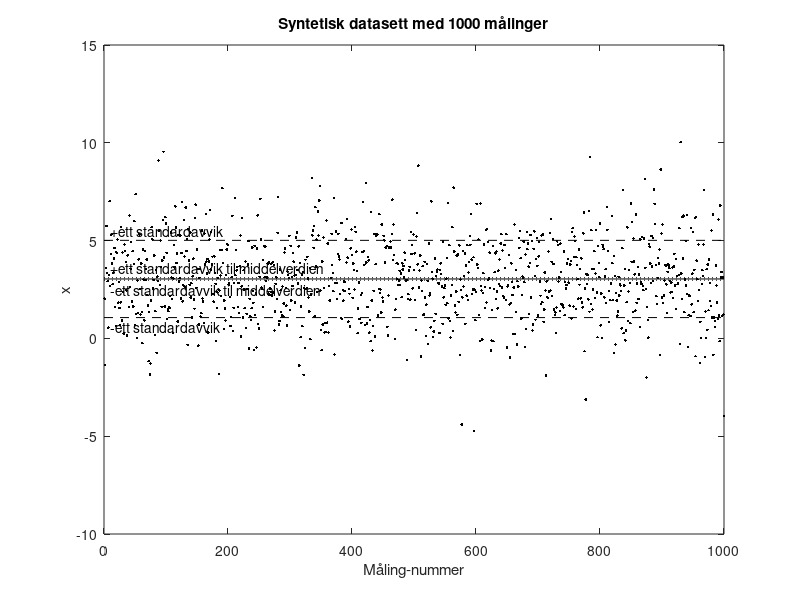

Here is the MATLAB script that generated this plot:
n = 1000
a = 3;
b = 2;
x = a+b*randn(1,n);
xmid = mean(x)
s = std(x)
sm = std(x)/sqrt(length(x))

figure(1),clf
plot(x,'k.'), xlabel('Måling-nummer'),ylabel('x')

hold on

line([0 n],[xmid xmid],'Color','k','LineStyle','-')
line([0 n],[xmid-s xmid-s],'Color','k','LineStyle','--')
line([0 n],[xmid+s xmid+s],'Color','k','LineStyle','--')
line([0 n],[xmid-sm xmid-sm],'Color','k','LineStyle',':')
line([0 n],[xmid+sm xmid+sm],'Color','k','LineStyle',':')
title(['Syntetisk datasett med ',num2str(n),' målinger'])
text(10,xmid-s-.5,'-ett standardavvik')
text(10,xmid+s+.5,'+ett standardavvik')
text(10,xmid+sm+.5,'+ett standardavvik til middelverdien')
text(10,xmid-sm-.5,'-ett standardavvik til middelverdien')
hold off